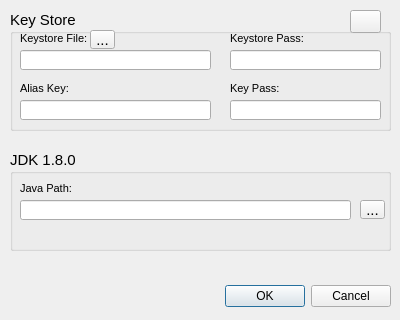
<?xml version="1.0" encoding="UTF-8"?>
<ui version="4.0">
 <class>CConfig</class>
 <widget class="QDialog" name="CConfig">
  <property name="windowModality">
   <enum>Qt::ApplicationModal</enum>
  </property>
  <property name="geometry">
   <rect>
    <x>0</x>
    <y>0</y>
    <width>400</width>
    <height>320</height>
   </rect>
  </property>
  <property name="minimumSize">
   <size>
    <width>400</width>
    <height>320</height>
   </size>
  </property>
  <property name="maximumSize">
   <size>
    <width>400</width>
    <height>320</height>
   </size>
  </property>
  <property name="windowTitle">
   <string>Options</string>
  </property>
  <widget class="QDialogButtonBox" name="buttonBox">
   <property name="geometry">
    <rect>
     <x>200</x>
     <y>280</y>
     <width>191</width>
     <height>32</height>
    </rect>
   </property>
   <property name="orientation">
    <enum>Qt::Horizontal</enum>
   </property>
   <property name="standardButtons">
    <set>QDialogButtonBox::Cancel|QDialogButtonBox::Ok</set>
   </property>
  </widget>
  <widget class="QGroupBox" name="gbKeyStore">
   <property name="geometry">
    <rect>
     <x>10</x>
     <y>10</y>
     <width>381</width>
     <height>121</height>
    </rect>
   </property>
   <property name="font">
    <font>
     <family>Segoe UI</family>
     <pointsize>11</pointsize>
    </font>
   </property>
   <property name="title">
    <string>Key Store</string>
   </property>
   <widget class="QLineEdit" name="eKeySore">
    <property name="geometry">
     <rect>
      <x>10</x>
      <y>40</y>
      <width>191</width>
      <height>20</height>
     </rect>
    </property>
    <property name="font">
     <font>
      <pointsize>8</pointsize>
     </font>
    </property>
    <property name="readOnly">
     <bool>true</bool>
    </property>
   </widget>
   <widget class="QLineEdit" name="eKeyStorePass">
    <property name="geometry">
     <rect>
      <x>220</x>
      <y>40</y>
      <width>151</width>
      <height>20</height>
     </rect>
    </property>
    <property name="font">
     <font>
      <pointsize>8</pointsize>
     </font>
    </property>
    <property name="echoMode">
     <enum>QLineEdit::Password</enum>
    </property>
   </widget>
   <widget class="QLineEdit" name="eKey">
    <property name="geometry">
     <rect>
      <x>10</x>
      <y>90</y>
      <width>191</width>
      <height>20</height>
     </rect>
    </property>
    <property name="font">
     <font>
      <pointsize>8</pointsize>
     </font>
    </property>
   </widget>
   <widget class="QLineEdit" name="eKeyPass">
    <property name="geometry">
     <rect>
      <x>220</x>
      <y>90</y>
      <width>151</width>
      <height>20</height>
     </rect>
    </property>
    <property name="font">
     <font>
      <pointsize>8</pointsize>
     </font>
    </property>
    <property name="echoMode">
     <enum>QLineEdit::Password</enum>
    </property>
   </widget>
   <widget class="QLabel" name="lKey">
    <property name="geometry">
     <rect>
      <x>10</x>
      <y>70</y>
      <width>61</width>
      <height>16</height>
     </rect>
    </property>
    <property name="font">
     <font>
      <pointsize>8</pointsize>
     </font>
    </property>
    <property name="text">
     <string>Alias Key:</string>
    </property>
   </widget>
   <widget class="QLabel" name="lKeyPass">
    <property name="geometry">
     <rect>
      <x>220</x>
      <y>70</y>
      <width>81</width>
      <height>16</height>
     </rect>
    </property>
    <property name="font">
     <font>
      <pointsize>8</pointsize>
     </font>
    </property>
    <property name="text">
     <string>Key Pass:</string>
    </property>
   </widget>
   <widget class="QLabel" name="lKeyStore">
    <property name="geometry">
     <rect>
      <x>10</x>
      <y>20</y>
      <width>81</width>
      <height>16</height>
     </rect>
    </property>
    <property name="font">
     <font>
      <pointsize>8</pointsize>
     </font>
    </property>
    <property name="text">
     <string>Keystore File:</string>
    </property>
   </widget>
   <widget class="QLabel" name="lKeysorePass">
    <property name="geometry">
     <rect>
      <x>220</x>
      <y>20</y>
      <width>81</width>
      <height>16</height>
     </rect>
    </property>
    <property name="font">
     <font>
      <pointsize>8</pointsize>
     </font>
    </property>
    <property name="text">
     <string>Keystore Pass:</string>
    </property>
   </widget>
   <widget class="QToolButton" name="tbKeyStore">
    <property name="geometry">
     <rect>
      <x>80</x>
      <y>20</y>
      <width>25</width>
      <height>19</height>
     </rect>
    </property>
    <property name="text">
     <string>...</string>
    </property>
   </widget>
   <widget class="QPushButton" name="pushButton">
    <property name="geometry">
     <rect>
      <x>340</x>
      <y>0</y>
      <width>31</width>
      <height>23</height>
     </rect>
    </property>
    <property name="text">
     <string/>
    </property>
    <property name="icon">
     <iconset resource="check.qrc">
      <normaloff>:/img/eye.png</normaloff>:/img/eye.png</iconset>
    </property>
   </widget>
  </widget>
  <widget class="QGroupBox" name="gbAppDirs">
   <property name="geometry">
    <rect>
     <x>10</x>
     <y>150</y>
     <width>381</width>
     <height>101</height>
    </rect>
   </property>
   <property name="font">
    <font>
     <family>Segoe UI</family>
     <pointsize>11</pointsize>
    </font>
   </property>
   <property name="title">
    <string>JDK 1.8.0</string>
   </property>
   <widget class="QLabel" name="lJava">
    <property name="geometry">
     <rect>
      <x>10</x>
      <y>30</y>
      <width>61</width>
      <height>16</height>
     </rect>
    </property>
    <property name="font">
     <font>
      <family>Segoe UI</family>
      <pointsize>8</pointsize>
     </font>
    </property>
    <property name="text">
     <string>Java Path:</string>
    </property>
   </widget>
   <widget class="QLineEdit" name="eJava">
    <property name="geometry">
     <rect>
      <x>10</x>
      <y>50</y>
      <width>331</width>
      <height>20</height>
     </rect>
    </property>
    <property name="font">
     <font>
      <family>Segoe UI</family>
      <pointsize>8</pointsize>
     </font>
    </property>
    <property name="readOnly">
     <bool>true</bool>
    </property>
   </widget>
   <widget class="QToolButton" name="tbJava">
    <property name="geometry">
     <rect>
      <x>350</x>
      <y>50</y>
      <width>25</width>
      <height>19</height>
     </rect>
    </property>
    <property name="text">
     <string>...</string>
    </property>
   </widget>
  </widget>
 </widget>
 <resources>
  <include location="check.qrc"/>
 </resources>
 <connections>
  <connection>
   <sender>buttonBox</sender>
   <signal>accepted()</signal>
   <receiver>CConfig</receiver>
   <slot>accept()</slot>
   <hints>
    <hint type="sourcelabel">
     <x>248</x>
     <y>254</y>
    </hint>
    <hint type="destinationlabel">
     <x>157</x>
     <y>274</y>
    </hint>
   </hints>
  </connection>
  <connection>
   <sender>buttonBox</sender>
   <signal>rejected()</signal>
   <receiver>CConfig</receiver>
   <slot>reject()</slot>
   <hints>
    <hint type="sourcelabel">
     <x>316</x>
     <y>260</y>
    </hint>
    <hint type="destinationlabel">
     <x>286</x>
     <y>274</y>
    </hint>
   </hints>
  </connection>
 </connections>
</ui>
